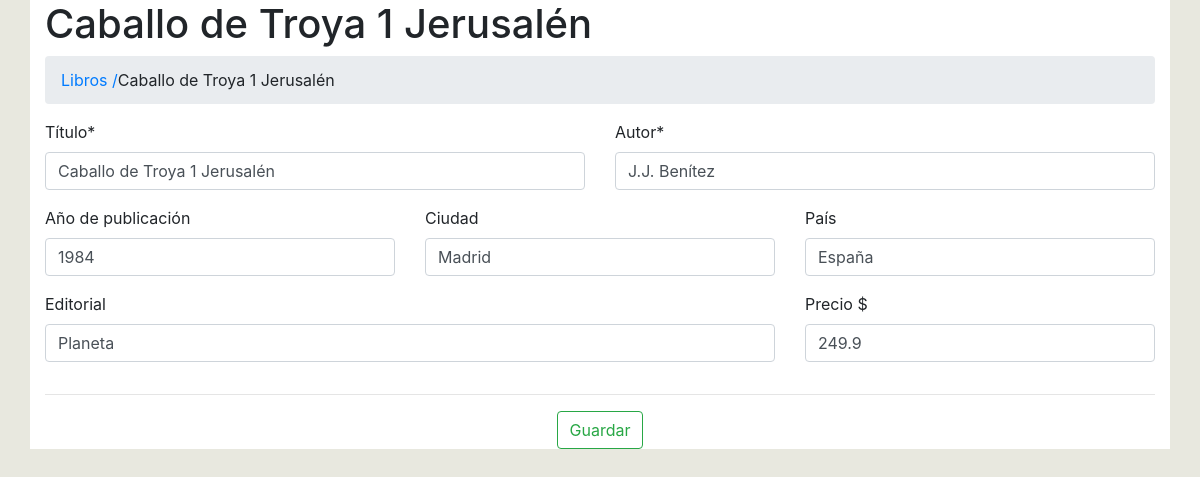
The app's page /?entidad=Libro&accion=Crud&id=1 with its own data.
### tables this page shows
CREATE TABLE `libro` (
  `id` int(11) NOT NULL AUTO_INCREMENT,
  `titulo` varchar(255) NOT NULL,
  `autor` varchar(255) NOT NULL,
  `anio_publicacion` int(11) NOT NULL,
  `ciudad` varchar(255) NOT NULL,
  `pais` varchar(255) NOT NULL,
  `editorial` varchar(255) NOT NULL,
  `precio` float NOT NULL,
  `fecha_creacion` date NOT NULL,
  `fecha_modificacion` date NOT NULL,
  PRIMARY KEY (`id`)
);

### controller/libro.controller.php (called while the page is built, shortened)
<?php
require_once 'model/libro.php';
class LibroController{
    private $model;
    public function __CONSTRUCT(){
        $this->model = new Libro();
    }
    public function Crud(){
        $lib = new Libro();
        if(isset($_REQUEST['id'])){
            $lib = $this->model->Obtener($_REQUEST['id']);
        }
        require_once 'view/header.php';
        require_once 'view/libro/libro-editar.php';
        require_once 'view/footer.php';
    }
}

### model/database.php (called while the page is built)
<?php
class Database
{
    public static function StartUp()
    {
        $pdo = new PDO('mysql:host=localhost;dbname=libreria;charset=utf8', 'root', 'PedroPiedra09*');
        $pdo->setAttribute(PDO::ATTR_ERRMODE, PDO::ERRMODE_EXCEPTION);
        return $pdo;
    }
}

### model/libro.php (called while the page is built, shortened)
<?php
class Libro
{
	private $pdo;
	public function __CONSTRUCT()
	{
		try
		{
			$this->pdo = Database::StartUp();
		}
		catch(Exception $e)
		{
			die($e->getMessage());
		}
	}
	public function Obtener($id)
	{
		try
		{
			$stm = $this->pdo
			          ->prepare("SELECT * FROM libro WHERE id = ?");
			$stm->execute(array($id));
			return $stm->fetch(PDO::FETCH_OBJ);
		} catch (Exception $e)
		{
			die($e->getMessage());
		}
	}
}

### view/libro/libro-editar.php (the view, shortened to what this page needs)
<h1 class="page-header">
    <?php
    if($lib->id != null){
        echo $lib->titulo;
    }
    else
    {
        echo 'Registrar nuevo libro';
    }
    ?>
</h1>
<ol class="breadcrumb">
  <li><a href="?entidad=Libro">Libros / </a></li>
  <li class="active"><?php echo $lib->id != null ? $lib->titulo : 'Nuevo Registro'; ?></li>
</ol>
<form id="frm-alumno" action="?entidad=Libro&accion=Guardar" method="post" enctype="multipart/form-data">
    <div class="row">
        <div class="col-sm-6">
            <div class="form-group">
                <label>Título*</label>
                <input type="text" name="titulo" id="titulo" value="<?php echo $lib->titulo; ?>" class="form-control" placeholder="Ingresa el título"/>
            </div>
        </div>
        <div class="col-sm-6">
            <div class="form-group">
                <label>Autor*</label>
                <input type="text" name="autor" id="autor" value="<?php echo $lib->autor; ?>" class="form-control" placeholder="Ingresa el autor"/>
            </div>
        </div>
    </div>
    <div class="row">
        <div class="col-sm-4">
            <div class="form-group">
                <label>Año de publicación</label>
                <input type="text" name="anio_publicacion" id="anio_publicacion" value="<?php echo $lib->anio_publicacion; ?>" class="form-control" placeholder="Ingresa el año de publicación"/>
            </div>
        </div>
        <div class="col-sm-4">
            <div class="form-group">
                <label>Ciudad</label>
                <input type="text" name="ciudad" id="ciudad" value="<?php echo $lib->ciudad; ?>" class="form-control" placeholder="Ingresa la ciudad"/>
            </div>
        </div>
        <div class="col-sm-4">
            <div class="form-group">
                <label>País</label>
                <input type="text" name="pais" id="pais" value="<?php echo $lib->pais; ?>" class="form-control" placeholder="Ingresa el país"/>
            </div>
        </div>
    </div>
    <div class="row">
        <div class="col-sm-8">
            <div class="form-group">
                <label>Editorial</label>
                <input type="text" name="editorial" id="editorial" value="<?php echo $lib->editorial; ?>" class="form-control" placeholder="Ingresa la editorial"/>
            </div>
        </div>
        <div class="col-sm-4">
            <div class="form-group">
                <label>Precio $</label>
                <input type="text" name="precio" id="precio" value="<?php echo $lib->precio; ?>" class="form-control" placeholder="Ingresa el precio"/>
            </div>
        </div>
    </div>
    <hr />
</form>
<div class="text-center">
    <button class="btn btn-outline-success" onclick="return validar();">Guardar</button>
</div>

### index.php (shortened to what this page needs)
<?php
require_once 'model/database.php';
$controller = 'libro';
if(!isset($_REQUEST['entidad']))
{
    require_once "controller/$controller.controller.php";
    $controller = ucwords($controller) . 'Controller';
    $controller = new $controller;
    $controller->Index();
}
else
{
    $accion = isset($_REQUEST['accion']) ? $_REQUEST['accion'] : 'Index';
    $controller = new $controller;
    call_user_func( array( $controller, $accion ) );
}

### view/header.php (shortened to what this page needs)
<!DOCTYPE html>
<html lang="es">
	<head>
        <link rel="stylesheet" href="https://stackpath.bootstrapcdn.com/bootstrap/4.5.2/css/bootstrap.min.css">
	</head>
    <body style="background-color: #e8e8df;">
        <div class="container" style="background-color: #fff;">

### view/footer.php
        </div>
    </body>
</html>

### records on screen
libro: titulo "Caballo de Troya 1 Jerusalén", autor "J.J. Benítez", anio_publicacion "1984", ciudad "Madrid", pais "España", editorial "Planeta", precio "249.9"
